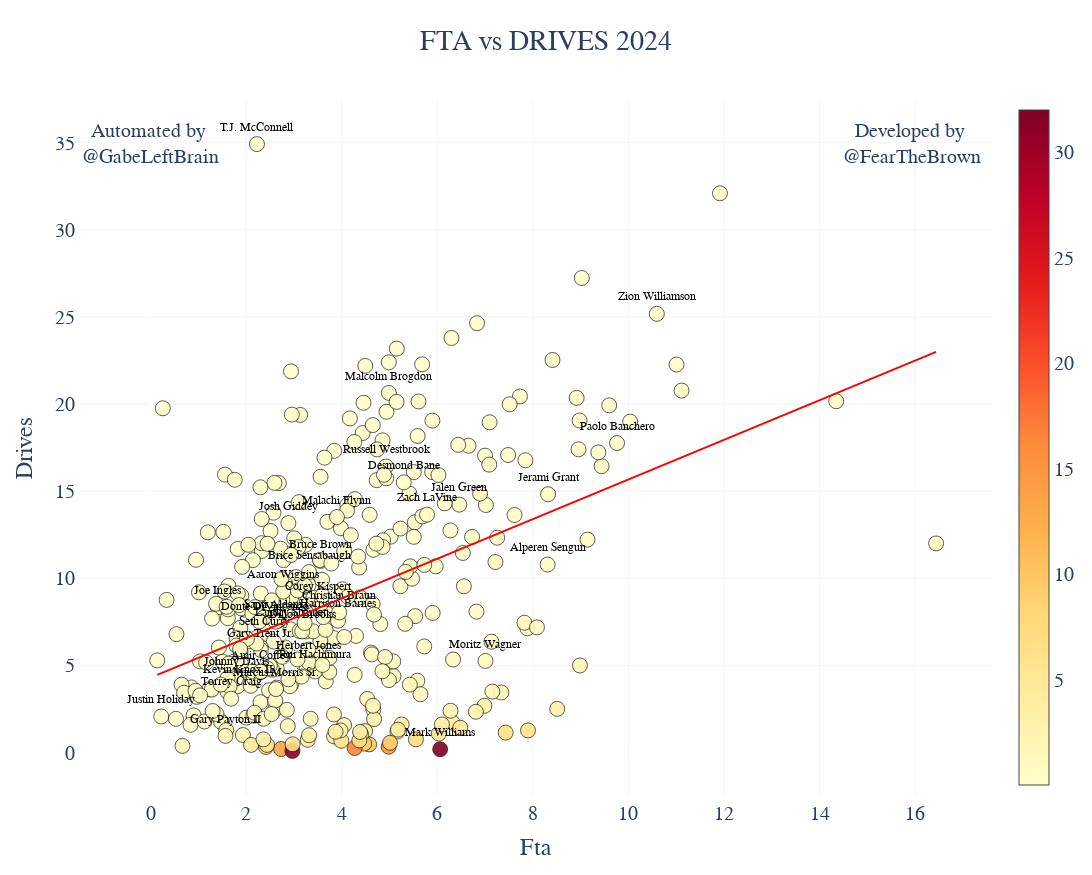

The notebook cell saved with this chart:
### Code cell
import pandas as pd
import requests
import plotly.graph_objects as go
import math
from scipy import stats
import string
import numpy as np
import time
from scipy.stats import zscore
import sys
import os
import glob
import statsmodels.api as sm

from nba_api.stats.static import players,teams

start_time = time.time()
directory = "data/2025"

# Use glob to find all CSV files in the directory
csv_files = glob.glob(os.path.join(directory, "*.csv"))
import pandas as pd
import plotly.graph_objects as go
import statsmodels.api as sm
from nba_api.stats.static import teams
def column_map():
    column_mapping = {
    "POINTS": "POINTS",
    "True Shooting":"TS_PCT",
    "FGA": "FGA",
    "3PT Attempt": "FG3A",
    "AST": "AST",
    "FTA": "FTA",
    "OREB": "OREB",
    "DREB": "DREB",
    "REB": "REB",
    "TOV": "TOV",
    "STL": "STL",
    "BLK": "BLK",
    "Net Rating": "NET_RATING",
    "Offensive Rating":"OFF_RATING",
    "Defensive Rating":"DEF_RATING",
    "Usage":"Usage",
    "DRIVES": "DRIVES",
    "Drive Points": "DRIVE_PTS",
    "Pull Up Points": "PULL_UP_PTS",
    "Catch and Shoot Points": "CATCH_SHOOT_PTS",
    "3PT%": "FG3_PCT",

    "Catch and Shoot FGA": "CATCH_SHOOT_FGA",
    "Pull Up FGA": "PULL_UP_FGA",
    "Pull Up eFG%": "PULL_UP_EFG_PCT",

    "Pull Up FG3A":"PULL_UP_FG3A",
    "Catch and Shoot FG3A"   :"CATCH_SHOOT_FG3A",

    "Very Tight 3PT Attempt": "very_tight_FG3A",
    "Tight 3PT Attempt": "tight_FG3A",
    "Open 3PT Attempt": "open_FG3A",
    "Wide Open 3PT Attempt": "wide_open_FG3A",
    "Very Tight 3PT Attempt %": "very_tight_FG3_PCT",
    "Tight 3PT Attempt %": "tight_FG3_PCT",
    "Catch and Shoot EFG%": "CATCH_SHOOT_EFG_PCT",
    "Open 3PT%": "open_FG3_PCT",
    "Wide open 3PT%": "wide_open_FG3_PCT",
    "Contested Rebounds":"REB_CONTEST",
    "Adjusted OREB Chance %": "OREB_CHANCE_PCT_ADJ",
    "Adjusted DREB Chance %": "DREB_CHANCE_PCT_ADJ",
    "Potential Assist": "POTENTIAL_AST",
    "Freethrow Assist": "FT_AST",
    "Made Passes": "PASSES_MADE",
    "Passes Received": "PASSES_RECEIVED",
    "Touches": "TOUCHES",
    "Average Seconds Per Touch": "AVG_SEC_PER_TOUCH",
    "Average Dribble Per Touch": "AVG_DRIB_PER_TOUCH",
    "Time Of Possession": "TIME_OF_POSS",
    "AtRimFG3AFrequency": "AtRimFG3AFrequency",
    "LiveBallTurnovers": "LiveBallTurnovers",
    "BadPassTurnovers": "BadPassTurnovers",
    "Travels": "Travels",
    "BadPassSteals": "BadPassSteals",
     "Offensive Fouls Drawn":"Offensive Fouls Drawn",
    "LiveBallTurnoverPct": "LiveBallTurnoverPct",
    "Charge Fouls Drawn": "Charge Fouls Drawn",
    "AtRimPctAssisted": "AtRimPctAssisted",
    "BlockedAtRim": "BlockedAtRim",
    "AtRimAssists": "AtRimAssists",
    "SecondChanceAtRimFGA": "SecondChanceAtRimFGA",
    "AtRimFGA": "AtRimFGA",
    "AtRimAccuracy": "AtRimAccuracy",
    "SecondChanceFG2A": "SecondChanceFG2A",
    "PtsUnassisted2s": "PtsUnassisted2s",
    "PtsUnassisted3s": "PtsUnassisted3s",
    "ABOVE_BREAK_3_FGA": "ABOVE_BREAK_3_FGA",
    "ABOVE_BREAK_3_FG_PCT": "ABOVE_BREAK_3_FG_PCT"
    
    }

    return column_mapping
def graph_scatter(column1, column2, year, ps=False, mpg=10, gp=10, selected_rate='Per 100', team=None, team_list=[], remap={}):
    # File path adjusted for team-level data
    trail = '_ps' if ps else ''
    file_path = 'https://raw.githubusercontent.com/gabriel1200/player_sheets/refs/heads/master/team_totals/'
    link = file_path + str(year) + trail + '_team_totals.csv'

    # Relevant columns for team-level analysis
    columns_to_read = [column1, column2, 'POSS', 'GP', 'TEAM_ABBREVIATION', 'MIN']
    df = pd.read_csv(link, usecols=columns_to_read)

    # Drop missing data and calculate MPG
    df.dropna(subset=[column1, column2], inplace=True)
    df['MPG'] = df['MIN'] / df['GP']
    df = df[df.MPG >= mpg]
    df = df[df.GP >= gp]

    # Set default dot size and color
    df['size'] = 15
    dot_color = '#3e8989'
    dot_color_highlight = '#ffdb58'
    df['color'] = dot_color

    # Adjust percentages if applicable
    if any(keyword in column1.lower() for keyword in ['freq', 'accur', 'pct', '%']):
        df[column1] *= 100
    if any(keyword in column2.lower() for keyword in ['freq', 'accur', 'pct', '%']):
        df[column2] *= 100

    # Handle rate adjustments
    if selected_rate == 'Per 100':
        if not any(keyword in column1.lower() for keyword in ['freq', 'accur', 'pct', '%', 'rating', 'usage']):
            df[column1] = 100 * df[column1] / df.POSS
        if not any(keyword in column2.lower() for keyword in ['freq', 'accur', 'pct', '%', 'rating', 'usage']):
            df[column2] = 100 * df[column2] / df.POSS
    elif selected_rate == 'Per Game':
        if not any(keyword in column1.lower() for keyword in ['freq', 'accur', 'pct', '%', 'rating', 'usage']):
            df[column1] = df[column1] / df.GP
        if not any(keyword in column2.lower() for keyword in ['freq', 'accur', 'pct', '%', 'rating', 'usage']):
            df[column2] = df[column2] / df.GP

    # Highlight specific team
    df['opa'] = 0.6  # Default opacity
    if team:
        df.loc[df['TEAM_ABBREVIATION'] == team, 'color'] = dot_color_highlight
        df.loc[df['TEAM_ABBREVIATION'] == team, 'size'] = 25
        df.loc[df['TEAM_ABBREVIATION'] == team, 'opa'] = 1

    # Highlight specific teams in team_list
    if team_list:
        dot_color_team = '#ff7f7f'
        df.loc[df['TEAM_ABBREVIATION'].isin(team_list), 'color'] = dot_color_team
        df.loc[df['TEAM_ABBREVIATION'].isin(team_list), 'size'] = 30
        df.loc[df['TEAM_ABBREVIATION'].isin(team_list), 'opa'] = 1

    # Title setup
    pstring = 'Playoffs' if ps else 'RS'
    title_text = f"{year} {pstring}<br>{remap.get(column2, column2)} vs {remap.get(column1, column1)} {selected_rate}"

    # Hover text for teams
    hover_text = (
        "Team: " + df["TEAM_ABBREVIATION"] +
        f"<br>{column1}: " + df[column1].round(1).astype(str) +
        f"<br>{column2}: " + df[column2].round(1).astype(str)
    )

    # Set axis ranges
    x_min, x_max = df[column1].min(), df[column1].max()
    y_min, y_max = df[column2].min(), df[column2].max()

    # Scatter Plot
    fig = go.Figure()
    fig.add_trace(go.Scatter(
        x=df[column1],
        y=df[column2],
        mode='markers+text',
        text=df['TEAM_ABBREVIATION'],  # Show team abbreviation
        hovertext=hover_text,
        textposition="bottom center",
        showlegend=False,
        marker=dict(
            color=df['color'],
            opacity=df['opa'],
            line=dict(color='white', width=0.3),
            size=df['size'],
        ),
        textfont=dict(
            family="Malgun Gothic",
            size=18,
            color=dot_color_highlight
        )
    ))

    # Trendline
    X = sm.add_constant(df[column1])
    model = sm.OLS(df[column2], X).fit()
    trendline = model.predict(X)
    fig.add_trace(go.Scatter(
        x=df[column1],
        y=trendline,
        mode='lines',
        name='Trendline',
        line=dict(color='purple'),
        showlegend=False
    ))

    # Layout configuration
    fig.update_layout(
        width=1225,
        height=875,
        xaxis_range=[x_min - 1, x_max + 1.2],
        yaxis_range=[y_min - 1, y_max + 1.2],
        title=title_text,
        title_x=0.5,
        autosize=True,
        paper_bgcolor='#1a1a1a',
        plot_bgcolor='#1a1a1a',
        font=dict(family="Malgun Gothic", size=20, color='white'),
        annotations=[dict(
            showarrow=False,
            text='@GabeLeftBrain',
            x=x_max - 0.5,
            y=y_max
        )]
    )

    # Update axes titles
    fig.update_xaxes(title_text=remap.get(column1, column1), showline=False, gridcolor='#f2f5fa', showgrid=False)
    fig.update_yaxes(title_text=remap.get(column2, column2), showline=False, gridcolor='#f2f5fa', showgrid=False)

    return fig

fig=graph_scatter('FTA','DRIVES',2025,remap=column_map())
fig.show()

### Figure 1 — Plotly figure (JSON) as saved in the notebook; plotly's stock layout.template omitted (floating-point values rounded to 4 significant figures; data arrays with more than 128 entries replaced by an {"elided": "..."} marker saying what was removed)
{"data": [{"hovertext": {"elided": "360 str values"}, "marker": {"color": {"elided": "360 float values"}, "colorbar": {"title": {"side": "right"}}, "colorscale": [[0, "rgb(255,255,204)"], [0.125, "rgb(255,237,160)"], [0.25, "rgb(254,217,118)"], [0.375, "rgb(254,178,76)"], [0.5, "rgb(253,141,60)"], [0.625, "rgb(252,78,42)"], [0.75, "rgb(227,26,28)"], [0.875, "rgb(189,0,38)"], [1, "rgb(128,0,38)"]], "line": {"color": "black", "width": {"elided": "360 float values"}}, "opacity": {"elided": "360 float values"}, "size": 15}, "mode": "markers+text", "name": "data", "showlegend": false, "text": {"elided": "360 str values"}, "textfont": {"color": "black", "family": "Malgun Gothic", "size": 12}, "textposition": "top center", "type": "scatter", "x": {"elided": "360 float values"}, "y": {"elided": "360 float values"}}, {"line": {"color": "red"}, "mode": "lines", "name": "Trendline", "showlegend": false, "type": "scatter", "x": {"elided": "360 float values"}, "y": {"elided": "360 float values"}}], "layout": {"annotations": [{"showarrow": false, "text": "Developed by <br>@FearTheBrown", "x": 15.94, "y": 34.91}, {"showarrow": false, "text": "Automated by <br>@GabeLeftBrain", "x": 0, "y": 34.91}], "autosize": true, "font": {"color": "#2A3F5F", "family": "Arial", "size": 20}, "height": 875, "paper_bgcolor": "#FFFFFF", "plot_bgcolor": "#FFFFFF", "title": {"text": "FTA vs DRIVES 2024", "x": 0.5}, "width": 1225, "xaxis": {"autorange": true, "gridcolor": "#f2f5fa", "range": [-1.395, 17.55], "showline": true, "title": {"text": "Fta"}, "type": "linear"}, "yaxis": {"autorange": true, "gridcolor": "#f2f5fa", "range": [-2.436, 37.45], "showline": true, "title": {"text": "Drives"}, "type": "linear"}}}
